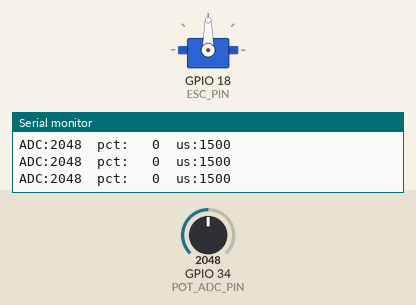
Bench run of a sketch on a simulated ESP32. On the bench: servo, the last lines printed to the serial monitor. The test bench sets the inputs (shaded band); at power-on: GPIO 34 (POT_ADC_PIN) = 2048 (analog values on the 0–4095 scale).

Above: at 5.4 s.
5.5 s: GPIO 34 (POT_ADC_PIN) set to 2866
At 6.5 s:
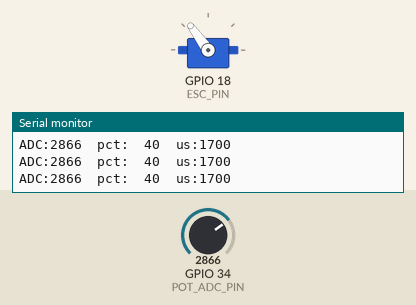
7.1 s: GPIO 34 (POT_ADC_PIN) set to 4095
At 8.4 s:
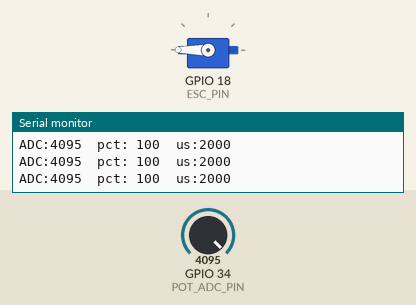
8.7 s: GPIO 34 (POT_ADC_PIN) set to 960
At 9.6 s:
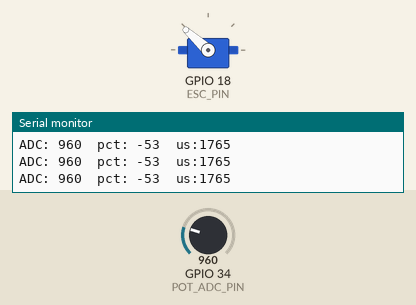
10.3 s: GPIO 34 (POT_ADC_PIN) set to 491
At 10.8 s:
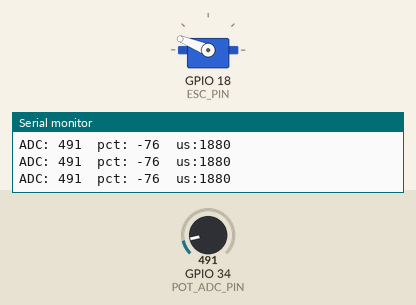
Timing chart, 0 to 12.8 s (numbered marks = the images above; inputs shaded):
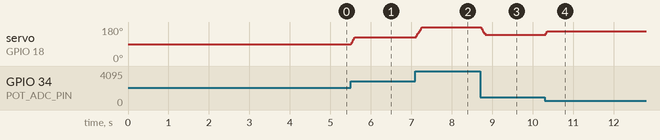

Measured:
- after the input at 5.5 s, servo on GPIO 18 (ESC_PIN): 90° → 126° at once
- after the input at 7.1 s, servo on GPIO 18 (ESC_PIN): 126° → 180° at once
- after the input at 8.7 s, servo on GPIO 18 (ESC_PIN): 180° → 138° at once
- after the input at 10.3 s, servo on GPIO 18 (ESC_PIN): 138° → 158° at once

The sketch:

BLDCcontrollerPotentiometer.ino
```cpp
// ESP32 + Potentiometer → Car ESC (neutral = 1500 us)
// Requires: ESP32 boards package, ESP32Servo library
// Wiring:
//  ESC: GND -> ESP32 GND, +5V(BEC) -> ESP32 5V/Vin, SIG -> GPIO18
//  Pot: 3.3V -> pot end, GND -> other end, wiper -> GPIO34 (ADC1)

#include <Arduino.h>
#include <ESP32Servo.h>

/// --------- USER SETTINGS ----------
const int ESC_PIN        = 18;     // ESC signal out
const int POT_ADC_PIN    = 34;     // potentiometer wiper (ADC1)
const int ARM_MS         = 4000;   // neutral hold to arm ESC (ms)
const int DEAD_PCT       = 3;      // neutral deadband ±% around 0 (e.g., 3%)
const int RAMP_US_PER_T  = 4;      // µs per loop step toward target (smooth)
const int LOOP_DELAY_MS  = 2;      // loop delay (ms)
const bool INVERT_POT    = false;  // set true if your pot is reversed
/// ----------------------------------

const int MIN_US = 1000;
const int NEUTRAL_US = 1500;
const int MAX_US = 2000;

Servo esc;

// Simple moving average for ADC smoothing
const int AVG_N = 8;
int avgBuf[AVG_N];
int avgIdx = 0;
bool filled = false;

int currentUs = NEUTRAL_US;
int targetUs  = NEUTRAL_US;

int readADCaveraged() {
  int sum = 0;
  int count = filled ? AVG_N : (avgIdx + 1);
  for (int i = 0; i < count; ++i) sum += avgBuf[i];
  return sum / count;
}

// Map ADC (0..4095) to -100..100 with center ~2048 == 0%
int adcToPercent(int raw) {
  if (INVERT_POT) raw = 4095 - raw;

  // Normalize around center
  const int center = 2048;
  int delta = raw - center;

  // Scale: full span ±2048 -> ±100%
  float pct = (delta / 2048.0f) * 100.0f;

  // Clamp
  if (pct > 100) pct = 100;
  if (pct < -100) pct = -100;

  // Deadband around neutral
  if (fabs(pct) < DEAD_PCT) pct = 0;

  return (int)roundf(pct);
}

int pctToUs(int pct) {
  if (pct < -100) pct = -100;
  if (pct >  100) pct =  100;
  if (pct == 0) return NEUTRAL_US;

  if (pct > 0) {
    // 0..+100% -> 1500..2000
    return NEUTRAL_US + (int)((MAX_US - NEUTRAL_US) * (pct / 100.0f));
  } else {
    // 0..-100% -> 1500..1000
    return NEUTRAL_US + (int)((MIN_US - NEUTRAL_US) * (pct / 100.0f));
  }
}

void setup() {
  Serial.begin(115200);
  delay(200);

  // Prepare ADC
  analogReadResolution(12);  // 0..4095 (ADC1)
  // Optionally: analogSetPinAttenuation(POT_ADC_PIN, ADC_11db);

  // Attach ESC with explicit pulse range
  esc.attach(ESC_PIN, MIN_US, MAX_US);

  // Arm at neutral
  esc.writeMicroseconds(NEUTRAL_US);
  Serial.println("\nArming ESC at neutral (1500 us)...");
  delay(ARM_MS);

  // Prime the moving average buffer with current readings
  for (int i = 0; i < AVG_N; ++i) {
    avgBuf[i] = analogRead(POT_ADC_PIN);
    delay(2);
  }
  avgIdx = AVG_N - 1;
  filled = true;

  currentUs = NEUTRAL_US;
  targetUs  = NEUTRAL_US;

  Serial.println("Ready. Turn the potentiometer to drive throttle.");
  Serial.println("Center ≈ neutral, clockwise = forward (unless INVERT_POT = true).");
}

void loop() {
  // Update moving average
  avgIdx = (avgIdx + 1) % AVG_N;
  avgBuf[avgIdx] = analogRead(POT_ADC_PIN);

  int rawAvg = readADCaveraged();
  int pct    = adcToPercent(rawAvg);
  targetUs   = pctToUs(pct);

  // Ramp output gently to target
  if (currentUs < targetUs) {
    currentUs += RAMP_US_PER_T;
    if (currentUs > targetUs) currentUs = targetUs;
  } else if (currentUs > targetUs) {
    currentUs -= RAMP_US_PER_T;
    if (currentUs < targetUs) currentUs = targetUs;
  }

  esc.writeMicroseconds(currentUs);

  static uint32_t lastPrint = 0;
  if (millis() - lastPrint > 100) {
    Serial.printf("ADC:%4d  pct:%4d  us:%4d\n", rawAvg, pct, currentUs);
    lastPrint = millis();
  }

  delay(LOOP_DELAY_MS);
}
```
